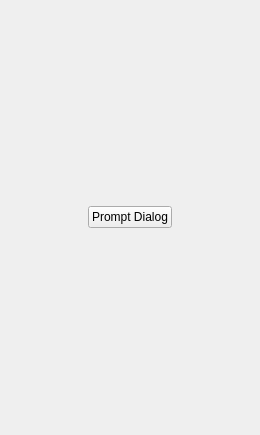
<?xml version="1.0" encoding="UTF-8"?>
<ui version="4.0">
 <class>Widget</class>
 <widget class="QWidget" name="Widget">
  <property name="geometry">
   <rect>
    <x>0</x>
    <y>0</y>
    <width>260</width>
    <height>435</height>
   </rect>
  </property>
  <property name="minimumSize">
   <size>
    <width>0</width>
    <height>0</height>
   </size>
  </property>
  <property name="windowTitle">
   <string>Qt Gui Training</string>
  </property>
  <layout class="QVBoxLayout" name="verticalLayout">
   <item>
    <layout class="QHBoxLayout" name="horizontalLayout">
     <item>
      <spacer name="horizontalSpacer">
       <property name="orientation">
        <enum>Qt::Horizontal</enum>
       </property>
       <property name="sizeHint" stdset="0">
        <size>
         <width>40</width>
         <height>20</height>
        </size>
       </property>
      </spacer>
     </item>
     <item>
      <widget class="QPushButton" name="promptDialogButton">
       <property name="maximumSize">
        <size>
         <width>85</width>
         <height>16777215</height>
        </size>
       </property>
       <property name="text">
        <string>Prompt Dialog</string>
       </property>
      </widget>
     </item>
     <item>
      <spacer name="horizontalSpacer_2">
       <property name="orientation">
        <enum>Qt::Horizontal</enum>
       </property>
       <property name="sizeHint" stdset="0">
        <size>
         <width>40</width>
         <height>20</height>
        </size>
       </property>
      </spacer>
     </item>
    </layout>
   </item>
  </layout>
 </widget>
 <layoutdefault spacing="6" margin="11"/>
 <resources/>
 <connections/>
</ui>
